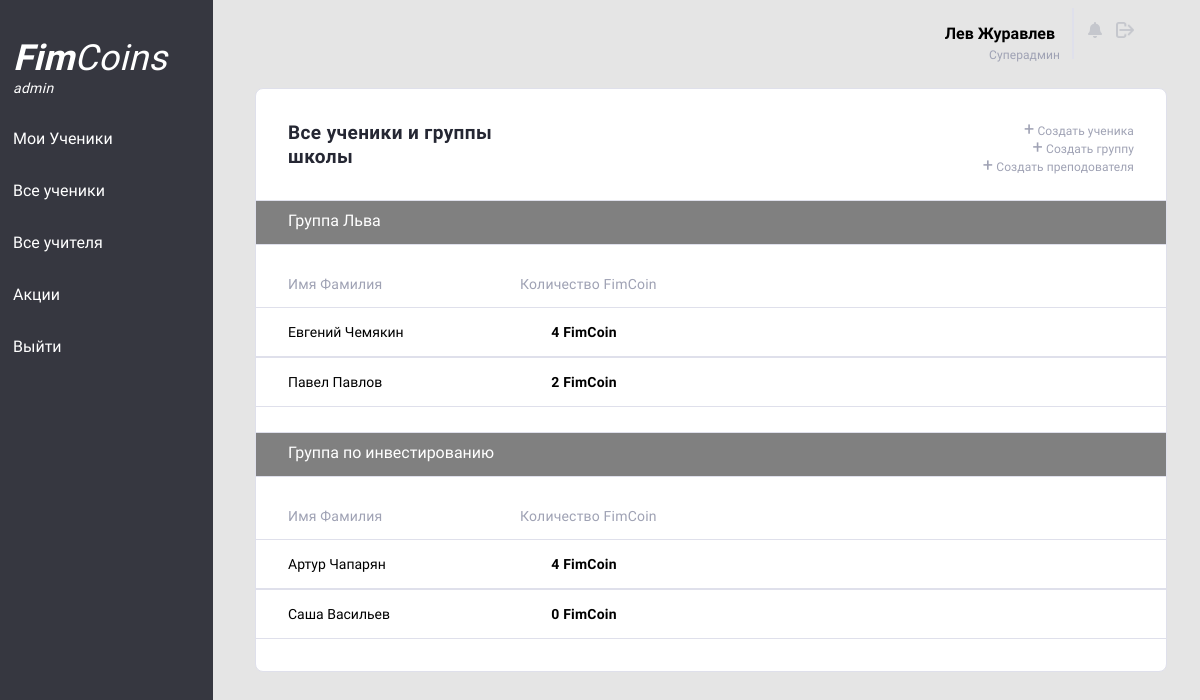
Screenshot of /fimcoinadminAllStudents (signed in) with the database file from the repository.
### mainCoins/models.py (models this page shows, shortened)
class TeachersInfo(models.Model):
    user_name = models.OneToOneField(User, on_delete=models.CASCADE)
    who_add_me = models.ForeignKey(User, related_name='who_add_me', on_delete=models.SET_NULL, null=True,)
    is_super_user = models.BooleanField("Суперадмин", default=False)
    slug = models.SlugField(max_length=150, null=True, blank=True, unique=True)
    email = models.EmailField("Адрес электронной почты", max_length=32, unique=True)
    name = models.CharField("Имя", blank=False, null=True, max_length=32)
    second_name = models.CharField("Фамилия", blank=False, null=True, max_length=32)
    phone_number = models.CharField("Номер телефона", blank=True, null=True, max_length=32)
    password = models.CharField("Пароль", blank=True, null=True, max_length=32, )
    group = models.ManyToManyField(Groups, blank=True)

class Groups(models.Model):
    group_name = models.CharField("Имя группы",
                                  max_length=30,
                                  unique=True)
    slug = models.SlugField(max_length=150, null=True, blank=True, unique=True)
    LITTLE = 'Little'
    MIDDLE = 'Middle'
    OLD = 'Old'
    AGE_CHOICES = [
        (LITTLE, '7-10 лет'),
        (MIDDLE, '10-14 лет'),
        (OLD, '14-17 лет'),
    ]
    group_age = models.CharField("Возраст",
                                 blank=True,
                                 null=True,
                                 max_length=7,
                                 choices=AGE_CHOICES,
                                 default=MIDDLE)
    slug = models.SlugField(max_length=150, null=True, blank=True, unique=True)
    def __str__(self):
        return self.group_name

class StudentsInfo(models.Model):
    user_name = models.OneToOneField(User, on_delete=models.CASCADE, null=True, blank=True)
    slug = models.SlugField(max_length=150, null=True, blank=True, unique=True)
    name = models.CharField("Имя", blank=False, null=True, max_length=32)
    second_name = models.CharField("Фамилия", blank=False, null=True, max_length=32)
    father_name = models.CharField("Отчество", blank=True, null=True, max_length=32)
    date_of_birth = models.DateField("Дата рождения", blank=True, null=True)
    phone_number = models.CharField("Номер телефона", blank=True, null=True, max_length=32)
    password = models.CharField("Password", blank=True, null=True, max_length=32)
    coins = models.IntegerField(default=0, validators=[MinValueValidator(0), MaxValueValidator(1000)])
    notifications = models.TextField("Уведомеления", blank=False, null=True, max_length=4000)
    STUDENT = 'ST'
    DELETED_USER = 'DU'
    GRADUATE = 'GR'
    STATUS_CHOICES = [(STUDENT, 'Ученик'), (DELETED_USER, 'Удаленный студент'), (GRADUATE, 'Выпускник')]
    status_name = models.CharField(blank=True, null=True, max_length=2, choices=STATUS_CHOICES, default=STUDENT, )
    group = models.ForeignKey(Groups, on_delete=models.SET_NULL, blank=True, null=True)
    equities = models.ManyToManyField(Equities, blank=True)

### mainCoins/views.py (the view)
# urls.py: path('fimcoinadminAllStudents', fimCoinAdminAllStudent, name='fimcoinadminAllStudents'),
def fimCoinAdminAllStudent(request):
    if chekingForTeacher(request):
        teacher = TeachersInfo.objects.get(user_name=request.user)
        context = {}
        context['Groups'] = Groups.objects.all()
        context['Student'] = StudentsInfo.objects.all()
        context['isAllStudentInGroup'] = True
        for i in StudentsInfo.objects.all():
            if i.group == None:
                context['isAllStudentInGroup'] = False
                break
        return render(request, 'mainCoins/fimcoinadminAllStudents.html', context)
    else:
        return redirect('/')

### mainCoins/views.py (called while the page is built)
def chekingForTeacher(request):
    if request.user.is_authenticated:
        try:
            TeachersInfo.objects.get(user_name=request.user)
            return True
        except:
            return False

### mainCoins/templates/mainCoins/fimcoinadminAllStudents.html (shortened to what this page needs)
{% extends 'mainCoins/baseAdmin.html' %}
{% block content %}
<div class="container">
    <div class="container-header">
        <h1 class="Today_s_trends_block_name">
            Все ученики и группы школы
        </h1>
          <div class="header_gray_text">
            <a href="/сreateStudent" class="notUnderlineGrayLink"><span style="font-size: 18px;">+</span> Создать ученика <br></a>
            <a href="/сreateGroup" class="notUnderlineGrayLink"><span style="font-size: 18px;">+</span> Создать группу <br></a>
            <a href="/сreateTeacher" class="notUnderlineGrayLink"><span style="font-size: 18px;">+</span> Создать преподователя </a>
        </div>
    </div>
    {% for i in Groups %}
        <a class="a_white" href="{% url 'groupDetail' slug=i.slug %}">
        <p class="Group_name">
            <p class="Group_name_background"> {{ i }}</p>
        </p>
            </a>
        {% if  i.studentsinfo_set.count > 0 %}
        {% if Student %}
        <div class="tabel-header">
            <p class="tabel-header-text first-table-column"> Имя Фамилия </p>
            <p class="tabel-header-text second-table-column"> Количество FimCoin </p>
        </div>
        {% for j in Student %}
            {% if j.group == i  %}
                <div class="user-data-row">
                    <a href="{% url 'studentdetailurl' slug=j.slug %}" class="notUnderlineGrayLink" style="color: black;">
                    {% if j.second_name %}
                    <p class="first-table-column studentName"> {{ j.name }} {{ j.second_name }} </p>
                    {% else %}
                    <p class="first-table-column studentName"> {{ j.name }}</p>
                    {% endif %}
                    </a>
                    <div class="second-table-column studentCoinCount">
                            {% if request.user.teachersinfo.is_super_user %}
                            <a href="{% url 'addFimCoins' slug=j.slug %}" class="a_black">
                                <p class="fimCoinCount"> {{j.coins}} FimCoin </p>
                            </a>
                            {% else %}
                                <p class="fimCoinCount"> {{j.coins}} FimCoin </p>
                            {% endif %}
                    </div>
                </div>
            {% endif %}
        {% endfor%}
    {% endif %}
            {% else %}
             <p class="first-table-column studentName"> В этой группе пока нет учеников </p>
            {% endif %}
    {% endfor%}
</div>
{% endblock %}

### mainCoins/templates/mainCoins/baseAdmin.html (shortened to what this page needs)
<!DOCTYPE html>
<html lang="ru">
<head>
    {% load static %}
    <link rel="stylesheet" type="text/css" href="{% static 'css/adminStyles.css' %}">
    <link rel="stylesheet" type="text/css" href="{% static 'css/addaptive-admin-styles.css' %}">
</head>
<body>
<div class="LeftMenu">
    <p id="title">
        <a href="/" class="notUnderlineLink">
            <span id="titlebold">Fim</span><span id="titlelight">Coins</span>
        </a>
        <p id="admintext">admin</p>
    </p>
    <a href="/", class="LeftMenu_a">Мои Ученики </a>
    <a href="/fimcoinadminAllStudents", class="LeftMenu_a">Все ученики</a>
    <a href="/fimcoinadminAllTeacher", class="LeftMenu_a">Все учителя</a>
    <a href="/fimcoinadminEquitiess", class="LeftMenu_a">Акции</a>
    <a href="logout", class="LeftMenu_a">Выйти</a>
</div>
<div class="main">
    <div class="Header">
    <div class="User_info">
        <a href="{% url 'teacherDetail' slug=request.user.teachersinfo.slug %}" style="color: black; text-decoration: none;">
            <p class="username"> {{request.user.teachersinfo.name}} {{request.user.teachersinfo.second_name}}</p>
        </a>
    </div>
    <div class="verticalLine"></div>
        {% if request.user.is_authenticated %}
    <div class="icons">
        {% if request.user.is_superuser %}
        <a href="/admin", class="notUnderlineLink">
            <img class ="icon"  id="notification" src="{% static 'icons/Vector.png' %}">
        </a>
        {% endif %}
        <a href="{% url 'logout' %}">
            <img class ="icon", id="logout"src="{% static 'icons/logOutIco.png' %}">
        </a>
    </div>
        {% endif %}
</div>
    {% if request.user.teachersinfo.is_super_user %}
        <p class="little_gray" style="text-align: right; margin-right: 122px; margin-top: -12px;" > Суперадмин </p>
    {% endif %}
{% block content %}
{% endblock %}
</div>
<div class="hamburger-menu">
    <ul class="menu__box">
      <li><a class="menu__item" href="/">Мои Ученики</a></li>
			<li><a class="menu__item" href="/fimcoinadminAllStudents">Все ученики</a></li>
			<li><a class="menu__item" href="/fimcoinadminAllTeacher">Все учителя</a></li>
			<li><a class="menu__item" href="/fimcoinadminEquitiess">Акции</a></li>
			<li><a class="menu__item" href="{% url 'logout' %}">Выйти</a></li>
    </ul>
  </div>
</body>
</html>

### static/css/adminStyles.css (style rules this page uses)
body { background-color: #E5E5E5; }
.LeftMenu { background-color: #363740; color: white; margin-top: 0px; font-family: 'Mulish', sans-serif; height: 100%; width: 200px; position: fixed; z-index: 1; top: 0; left: 0; overflow-x: hidden; padding-top: 20px; padding-left: 13px; }
.LeftMenu_a { padding-top: 16px; padding-bottom: 16px; text-decoration: none; font-size: 25px; color: white; display: block; font-style: normal; font-weight: normal; font-size: 16px; line-height: 20px; }
#admintext { font-style: italic; font-weight: normal; font-size: 14px; line-height: 18px; letter-spacing: 0.3px; margin-top: -18px; }
.notUnderlineLink { text-decoration: none; color: white; }
#titlebold { font-family: 'Mulish', sans-serif; font-style: italic; font-weight: bold; font-size: 36px; line-height: 45px; letter-spacing: 0.3px; }
#titlelight { font-family: 'Mulish', sans-serif; font-style: italic; font-weight: 300; font-size: 36px; letter-spacing: 0.3px; height: 36px; margin: 0px; }
.main { font-family: 'Mulish', sans-serif; margin-left: 220px; padding: 0px 10px; }
.Header { margin-left: 44px; margin-right: 44px; display: flex; }
.User_info { margin-left: auto; margin-right: 0; display: flex; text-align: right; font-style: normal; font-weight: bold; }
.verticalLine { border: 1px solid #DFE0EB; width: 0px; margin-left: 17px; }
.icons { width: 64px; text-align: center; }
.icon { width: 14px; height: 16px; margin-left: 10px; }
#notification { margin-top: 14px; width: 14px; height: 16px; }
#logout { width: 18px; height: 16px; }
.container { position: absolute; background-color: white; left: 255px; right: 33px; top: 88px; border: 1px solid #DFE0EB; box-sizing: border-box; border-radius: 8px; padding: 32px; margin-bottom: 18px; }
.Today_s_trends_block_name { font-family: 'Mulish', sans-serif; font-style: normal; font-weight: bold; font-size: 19px; line-height: 24px; margin: 0px; letter-spacing: 0.4px; color: #252733; }
.container-header { display: flex; }
.Group_name { font-family: 'Mulish', sans-serif; font-style: normal; font-size: 19px; line-height: 24px; margin-top: 25px; letter-spacing: 0.4px; color: #252733; color: red; }
.tabel-header { display: flex; }
.tabel-header-text { font-family: 'Mulish', sans-serif; font-style: normal; font-weight: normal; font-size: 14px; line-height: 18px; display: flex; align-items: center; letter-spacing: 0.2px; color: #9FA2B4; }
.first-table-column { width: 200px; margin-right: 32px; }
.second-table-column { width: 200px; margin-right: 32px; }
.user-data-row { display: flex; margin-left: -33px; border: 1px solid #DFE0EB; margin-right: -33px; padding-left: 32px; }
.studentName { font-size: 14px; line-height: 20px; }
.studentCoinCount { font-style: normal; font-weight: bold; font-size: 14px; line-height: 20px; letter-spacing: 0.2px; color: #252733; }
.fimCoinCount { width: 128px; border: 0px solid #C4C4C4; text-align: center; }
.Group_name_background { padding-top: 10px; height: 33px; margin-left: -33px; border: 1px solid #DFE0EB; margin-right: -33px; padding-left: 32px; background-color: gray; color: white }
.little_gray { margin: 0; font-family: 'Mulish', sans-serif; font-style: normal; font-weight: normal; font-size: 12px; line-height: 16px; letter-spacing: 0.1px; color: #9FA2B4; }
.header_gray_text { margin: 0; font-family: 'Mulish', sans-serif; font-style: normal; font-weight: normal; font-size: 12px; line-height: 16px; letter-spacing: 0.1px; display: inline; width: 100%; color: #9FA2B4; text-align: right; }
.notUnderlineGrayLink { text-decoration: none; color: #9FA2B4; margin: 0px; padding: 0px; }
a { text-decoration: none; color: black; }
.a_black { text-decoration: none; color: black; }
.a_white { text-decoration: none; color: white; }

### rows the page displays
Groups: group_name "Группа Льва"
StudentsInfo: name "Евгений", second_name "Чемякин", coins "4"
StudentsInfo: name "Павел", second_name "Павлов", coins "2"
Groups: group_name "Группа по инвестированию"
StudentsInfo: name "Артур", second_name "Чапарян", coins "4"
StudentsInfo: name "Саша", second_name "Васильев", coins "0"

### other values shown
{{ request.user.teachersinfo.name }} "Лев"
{{ request.user.teachersinfo.second_name }} "Журавлев"
